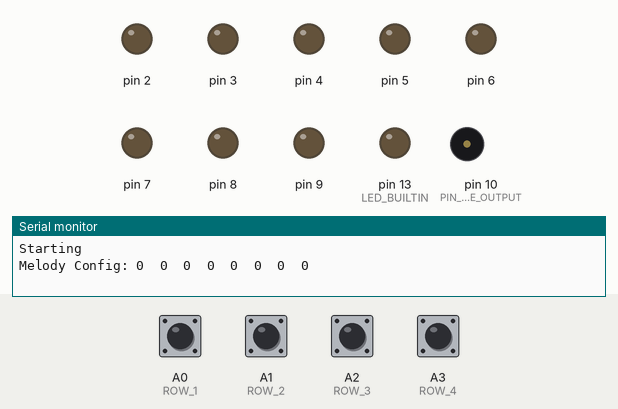
A sketch run on a simulated Arduino Uno, built with avr-gcc and run on an emulated ATmega328P. Shown: output pins drawn as LEDs (lit = HIGH), buzzer (waves = sounding), the last lines printed to the serial monitor. The test bench sets the inputs (shaded band); at power-on: A0 (ROW_1), A1 (ROW_2), A2 (ROW_3), A3 (ROW_4) HIGH. Pins used as bus, display or sensor lines are not drawn.

Above: at 1.2 s.
1.3 s: A0 (ROW_1) pulled LOW for 0.15 s
At 3.19 s:
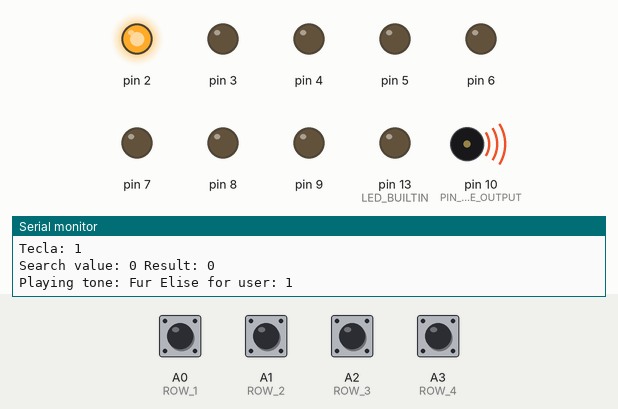
At 4.44 s:
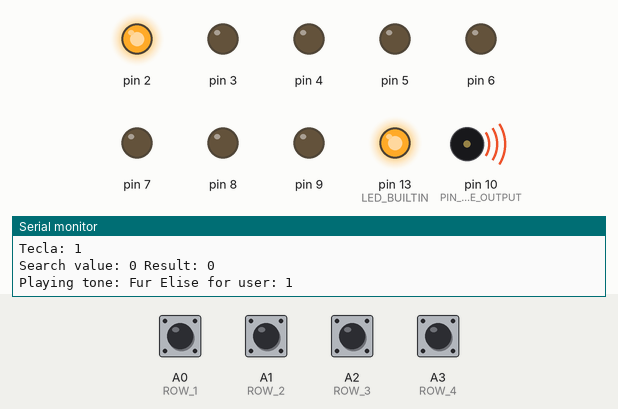
Timing chart, 0 to 9.7 s (numbered marks = the images above; inputs shaded):
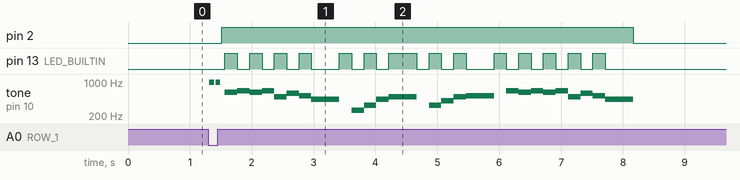

The sketch:

Ringer.ino
```cpp
// Ringer.ino

#define PIN_TONE_OUTPUT 10

#define COL_1 11
#define COL_2 12
#define ROW_1 A0
#define ROW_2 A1
#define ROW_3 A2
#define ROW_4 A3

#define LOOP_DELAY 100
#define SETUP_LIMIT 50
#define MAX_POSITIONS 8
#define SETUP_TIMEOUT 20000

#include "Keyboard.h"
#include "Melody.h"
#include "ConfigMelody.h"

Melody ringer;
ConfigMelody configMelody;


void setup() {
  Serial.begin(115200); // Inicializar comunicación Serial
  Serial.println("Starting");
  ringer.setup();
  setupKeyboard();
  configMelody.print();
}

uint32_t timeReference = 0;
uint32_t lastUpdate = 0;

uint8_t pressedTimes = 0;
uint8_t lastKb = 0;

void setupLoop(uint32_t startTime, uint8_t user) {

  int8_t currentOption = 0;

  Serial.print("Setup for user: ");
  Serial.println(user + 1);

  ringer.stop();
  ringer.confirmation();
  ringer.confirmation();
  ringer.confirmation();

  while (1) {
    uint32_t currentTime = millis();
    timeReference = currentTime;

    // En caso de superar limite de tiempo sin completar la configuración, retorna al loop principal
    if (currentTime - startTime > SETUP_TIMEOUT) {
      ringer.stop();
      ringer.cancel();
      ringer.cancel();
      ringer.cancel();
      return;
    }

    if (timeReference - lastUpdate > LOOP_DELAY) {
      lastUpdate = timeReference;
      uint8_t pressedKey = readKeyboard();

      if (pressedKey > 0) {
        startTime = currentTime;
        Serial.print("Tecla: ");
        Serial.println(pressedKey);
      }

      if (pressedKey == 8) {
        currentOption++;
        ringer.stop();
        while (readKeyboard() != 0);;
      }

      if (pressedKey == 4) {
        currentOption--;
        ringer.stop();
        while (readKeyboard() != 0);;
      }

      if (pressedKey == 1) {
        configMelody.update(user, currentOption, ringer.whatIsPlaying()->name);
        ringer.stop();
        ringer.confirmation();
        ringer.confirmation();
        ringer.confirmation();
        return;
      }

      currentOption = currentOption % AVAILABLE_MELODIES;
      currentOption = currentOption < 0 ? AVAILABLE_MELODIES - 1 : currentOption;


    }


    if (!ringer.getIsPlaying()) {
      ringer.play(user, currentOption);
    }

    ringer.loop();

  }

}

void loop() {

  timeReference = millis();


  if (timeReference - lastUpdate > LOOP_DELAY) {
    lastUpdate = timeReference;
    if (ringer.getIsPlaying()) {
      return;
    }
    uint8_t pressedKey = readKeyboard();
    uint8_t user = lastKb - 1;

    if (lastKb != pressedKey && lastKb != 0) {
      if (pressedTimes < SETUP_LIMIT) {
        ringer.play(user, configMelody.get(user));
      }
      if (pressedTimes >= SETUP_LIMIT) {
        setupLoop(timeReference, user);
      }

      pressedTimes = 0;
      lastKb = 0;
    }


    if (pressedKey > 0) {
      lastKb = pressedKey;
      Serial.print("Tecla: ");
      Serial.println(pressedKey);
      if (pressedTimes < SETUP_LIMIT) {
        ringer.beep();
      } else {
        ringer.warn();
      }


      pressedTimes ++;
    }

  }

  ringer.loop();
}
```

Keyboard.h
```cpp
// Keyboard.h

void setupKeyboard(){
  pinMode(COL_1, OUTPUT);
  pinMode(COL_2, OUTPUT);
  pinMode(ROW_1, INPUT_PULLUP);
  pinMode(ROW_2, INPUT_PULLUP);
  pinMode(ROW_3, INPUT_PULLUP);
  pinMode(ROW_4, INPUT_PULLUP);
}

uint8_t _countKeyboard = 0;

uint8_t readKeyboard(){

  uint8_t sel = (_countKeyboard % 2)*4;

  digitalWrite(COL_1, sel);
  digitalWrite(COL_2, !sel);


  if(!digitalRead(ROW_1)){
    return 1 + (sel);
  }

  if(!digitalRead(ROW_2)){
    return 2 + (sel);
  }

  if(!digitalRead(ROW_3)){
    return 3 + (sel);
  }

  if(!digitalRead(ROW_4)){
    return 4 + (sel);
  }

  _countKeyboard++;

  return 0;
}
```

Melody.h
```cpp
// Melody.h
#include "Scores.h"


class Melody {
  private:
    // Array de todas las melodías disponibles


    // Variables de control
    uint32_t lastToneTime = 0;
    int currentNoteIndex = 0;
    bool isPlaying = false;
    int melodiaActual = 0;
    int pinTone;
    int pinLed;

    // Buffer for current note
    Note currentNote;
    // Buffer for current melody metadata
    MelodyScore currentMelodyMetadata;

  public:
    Melody(int pin_tone = PIN_TONE_OUTPUT, int pin_led = LED_BUILTIN) {
      pinTone = pin_tone;
      pinLed = pin_led;
    }

    void setup() {
      pinMode(pinTone, OUTPUT);
      pinMode(pinLed, OUTPUT);
      stop();
      for (uint8_t pin = 2; pin <= 9; pin++) {
        pinMode(pin, OUTPUT);
      }
    }

    void play(uint8_t user, uint8_t indice) {
      if (indice >= 0 && indice < AVAILABLE_MELODIES) {
        readMelodyMetadataFromPROGMEM(&melodies[indice], currentMelodyMetadata);
        Serial.print("Playing tone: ");
        Serial.print(currentMelodyMetadata.name);
        Serial.print(" for user: ");
        Serial.println(user + 1);
        melodiaActual = indice;
        isPlaying = true;
        currentNoteIndex = 0;
        lastToneTime = millis();
        digitalWrite(user + 2, HIGH);
      }
    }

    MelodyScore* whatIsPlaying() {
      return &currentMelodyMetadata;
    }

    bool getIsPlaying() {
      return isPlaying;
    }

    void beep() {
      tone(pinTone, NOTE_B5, 80);
    }

    void confirmation() {
      noTone(pinTone);
      tone(pinTone, NOTE_A5, 100);
      delay(100);
      tone(pinTone, NOTE_A4, 200);
      delay(200);
    }

    void cancel(){
      noTone(pinTone);
      tone(pinTone, NOTE_B3, 100);
      delay(100);
      tone(pinTone, NOTE_B2, 200);
      delay(200);
    }

    void warn() {
      tone(pinTone, NOTE_E5, 80);
    }

    void stop() {
      isPlaying = false;
      noTone(pinTone);
      currentNoteIndex = 0;
      for (uint8_t pin = 2; pin <= 9; pin++) {
        digitalWrite(pin, LOW);
      }
      digitalWrite(LED_BUILTIN, LOW);
    }

    void loop() {
      if (!isPlaying) {
        return;
      }

      uint32_t currentTime = millis();

      if (currentTime - lastToneTime >= currentNote.duration + 50) {
        noTone(pinTone);

        currentNoteIndex++;

        if (currentNoteIndex >= currentMelodyMetadata.noteCount) {
          stop();
          return;
        }

        // Read next note from PROGMEM
        readNoteFromPROGMEM(&currentMelodyMetadata.notes[currentNoteIndex], currentNote);


        if (currentNote.frequency > 0) {
          tone(pinTone, currentNote.frequency);
        }

        lastToneTime = currentTime;
        digitalWrite(pinLed, !digitalRead(pinLed));
      }
    }
};
```

ConfigMelody.h
```cpp
#include "Arduino.h"
#include <EEPROM.h>


class ConfigMelody {
  private:
    uint8_t melodiesSelected[MAX_POSITIONS] = {0, 0, 0, 0, 0, 0, 0, 0};

  public:
    ConfigMelody() {
      refresh();
    }

    uint8_t get(uint8_t position) {
      Serial.print("Search value: ");
      Serial.print(position);
      Serial.print(" Result: ");
      Serial.println(melodiesSelected[position]);

      return melodiesSelected[position];
    }

    void print() {
      Serial.print("Melody Config: ");
      for (uint8_t i = 0; i < MAX_POSITIONS; i++) {
        Serial.print(melodiesSelected[i]);
        Serial.print("\t");
      }
      Serial.println();
    }

    void refresh() {
      for (uint8_t i = 0; i < MAX_POSITIONS; i++) {
        uint8_t curr = EEPROM.read(i);
        curr = curr > AVAILABLE_MELODIES ? 0 : curr;
        melodiesSelected[i] = curr;
      }
    }

    void update(uint8_t position, uint8_t value, const char* name) {
      EEPROM.update(position, value);
      Serial.print("Melody updated: ");
      Serial.print(name);
      Serial.print("for user: ");
      Serial.println(position);
      melodiesSelected[position] = value;
      print();
    }

};
```

Source omitted: Scores.h (17498 bytes)

Measured:
- after the input at 1.3 s, pin 2: LOW → HIGH after 0.22 s, → LOW 6.6 s later; pin 13 (LED_BUILTIN): LOW → HIGH after 0.27 s, → LOW 0.20 s later, → HIGH 0.20 s later, → LOW 0.20 s later, … (28 changes in this stretch)
